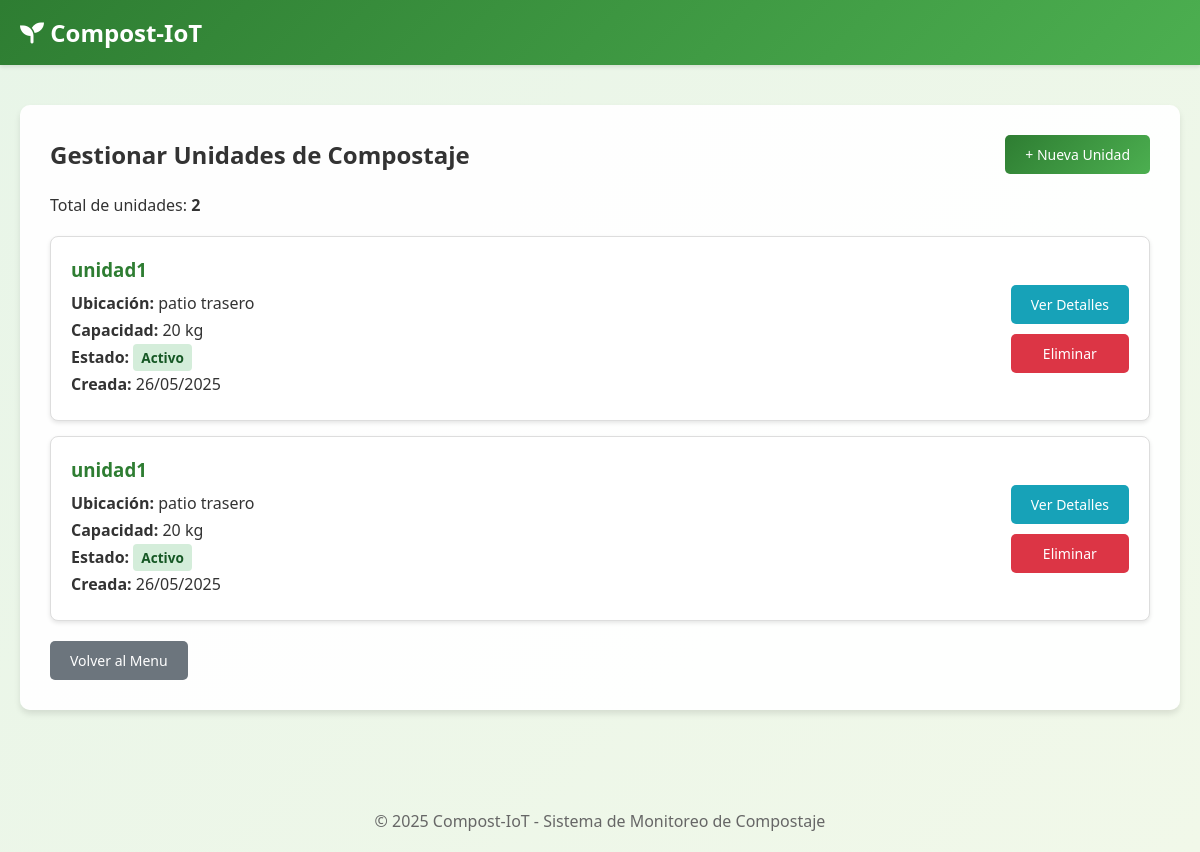
The app's page /auth/units/ (signed in) with its own data.
### authentication/models.py (models this page shows, shortened)
class CompostUnit(models.Model):
    UNIT_TYPES = [
        ('domestic', 'Doméstico'),
        ('community', 'Comunitario'),
        ('commercial', 'Comercial'),
        ('industrial', 'Industrial'),
        ('educational', 'Educativo'),
    ]
    STATUS_CHOICES = [
        ('active', 'Activo'),
        ('inactive', 'Inactivo'),
        ('maintenance', 'Mantenimiento'),
        ('full', 'Lleno'),
    ]
    id = models.UUIDField(
        primary_key=True,
        default=uuid.uuid4,
        editable=False
    )
    owner = models.ForeignKey(
        User,
        on_delete=models.CASCADE,
        related_name='compost_units',
        verbose_name='Propietario'
    )
    name = models.CharField(
        max_length=100,
        verbose_name='Nombre'
    )
    description = models.TextField(
        blank=True,
        verbose_name='Descripción'
    )
    location = models.CharField(
        max_length=200,
        verbose_name='Ubicación'
    )
    latitude = models.DecimalField(
        max_digits=9,
        decimal_places=6,
        blank=True,
        null=True,
        verbose_name='Latitud'
    )
    longitude = models.DecimalField(
        max_digits=9,
        decimal_places=6,
        blank=True,
        null=True,
        verbose_name='Longitud'
    )
    capacity = models.PositiveIntegerField(
        validators=[MinValueValidator(1)],
        verbose_name='Capacidad (kg)'
    )
    current_load = models.PositiveIntegerField(
        default=0,
        verbose_name='Carga actual (kg)'
    )
    unit_type = models.CharField(
        max_length=20,
        choices=UNIT_TYPES,
        verbose_name='Tipo de unidad'
    )
    status = models.CharField(
        max_length=20,
        choices=STATUS_CHOICES,
        default='active',
        verbose_name='Estado'
    )
    created_at = models.DateTimeField(
        auto_now_add=True,
        verbose_name='Fecha de creación'
    )
    updated_at = models.DateTimeField(
        auto_now=True,
        verbose_name='Última actualización'
    )
    is_public = models.BooleanField(
        default=False,
        verbose_name='Visible públicamente'
    )
    temperature = models.DecimalField(
        max_digits=5,
        decimal_places=2,
        blank=True,
        null=True,
        verbose_name='Temperatura (°C)'
    )
    ph_level = models.DecimalField(
        max_digits=4,
        decimal_places=2,
        blank=True,
        null=True,
        validators=[MinValueValidator(0), MaxValueValidator(14)],
        verbose_name='Nivel de pH'
    )
    moisture_level = models.PositiveIntegerField(
        blank=True,
        null=True,
        validators=[MinValueValidator(0), MaxValueValidator(100)],
        verbose_name='Nivel de humedad (%)'
    )
    def get_latest_reading(self):
        return self.readings.order_by('-timestamp').first()
    class Meta:
        verbose_name = 'Unidad de Compostaje'
        verbose_name_plural = 'Unidades de Compostaje'
        ordering = ['-created_at']

### authentication/views.py (the view)
# urls.py: path('units/', views.manage_units, name='manage_units'),
@login_required
def manage_units(request):
    units_list = CompostUnit.objects.filter(owner=request.user).order_by('-created_at')
    paginator = Paginator(units_list, 10)
    page_obj = paginator.get_page(request.GET.get('page'))
    return render(request, 'authentication/manage_units.html', {
        'page_obj': page_obj,
        'total_units': units_list.count(),
    })

### authentication/templates/authentication/manage_units.html (shortened to what this page needs)
{% extends 'base.html' %}
{% block content %}
<div class="dashboard-container">
    <div class="header-actions">
        <h2>Gestionar Unidades de Compostaje</h2>
        <a href="{% url 'create_unit' %}" class="btn btn-primary">+ Nueva Unidad</a>
    </div>
    <p>Total de unidades: <strong>{{ total_units }}</strong></p>
    {% if page_obj %}
    <div class="units-table">
        {% for unit in page_obj %}
        <div class="unit-row">
            <div class="unit-info">
                <h3>{{ unit.name }}</h3>
                <p><strong>Ubicación:</strong> {{ unit.location }}</p>
                <p><strong>Capacidad:</strong> {{ unit.capacity }} kg</p>
                <p><strong>Estado:</strong>
                    <span class="status status-{{ unit.status }}">{{ unit.get_status_display }}</span>
                </p>
                <p><strong>Creada:</strong> {{ unit.created_at|date:"d/m/Y" }}</p>
            </div>
            <div class="unit-actions">
                <a href="{% url 'unit_detail' unit.id %}" class="btn btn-info">Ver Detalles</a>
                <a href="{% url 'delete_unit' unit.id %}" class="btn btn-danger btn-sm">Eliminar</a>
            </div>
        </div>
        {% empty %}
        <div class="no-units">
            <p>No tienes unidades de compostaje aún.</p>
            <a href="{% url 'create_unit' %}" class="btn btn-primary">Crear Primera Unidad</a>
            <a href="{% url 'create_demo_data' %}" class="btn btn-secondary">Crear Datos de Demostración</a>
        </div>
        {% endfor %}
    </div>
    {% endif %}
    <div class="back-actions">
        <a href="{% url 'dashboard' %}" class="btn btn-secondary">Volver al Menu</a>
    </div>
</div>
{% endblock %}

### authentication/templates/base.html (shortened to what this page needs)
<!DOCTYPE html>
<html lang="es">
<head>
    <link href="https://cdnjs.cloudflare.com/ajax/libs/font-awesome/6.0.0/css/all.min.css" rel="stylesheet">
</head>
<body>
    <nav class="navbar">
        <div class="navbar-content">
            <a href="{% url 'dashboard' %}" class="navbar-brand">
                <i class="fas fa-seedling"></i> Compost-IoT
            </a>
        </div>
    </nav>
    <div class="container">
        {% block content %}
        {% endblock %}
    </div>
    <footer style="text-align: center; padding: 20px; color: #666; margin-top: 40px;">
        <p>&copy; 2025 Compost-IoT - Sistema de Monitoreo de Compostaje</p>
    </footer>
</body>
</html>

### authentication/templates/authentication/manage_units.html (style rules this page uses)
.header-actions { display: flex; justify-content: space-between; align-items: center; margin-bottom: 20px; }
.units-table { margin: 20px 0; }
.unit-row { display: flex; justify-content: space-between; align-items: center; background: white; border: 1px solid #ddd; border-radius: 8px; padding: 20px; margin-bottom: 15px; box-shadow: 0 2px 4px rgba(0,0,0,0.1); }
.unit-info h3 { margin: 0 0 10px 0; color: #2e7d32; }
.unit-info p { margin: 5px 0; }
.unit-actions { display: flex; flex-direction: column; gap: 10px; }
.status { padding: 3px 8px; border-radius: 4px; font-size: 0.9em; font-weight: bold; }
.status-active { background: #d4edda; color: #155724; }
.btn-sm { padding: 5px 10px; font-size: 0.9em; }

### authentication/templates/base.html (style rules this page uses)
* { margin: 0; padding: 0; box-sizing: border-box; }
body { font-family: 'Segoe UI', Tahoma, Geneva, Verdana, sans-serif; background: linear-gradient(135deg, #e8f5e8 0%, #f1f8e9 100%); min-height: 100vh; color: #333; }
.navbar { background: linear-gradient(135deg, #2e7d32, #4caf50); color: white; padding: 1rem 0; box-shadow: 0 2px 4px rgba(0,0,0,0.1); }
.navbar-content { max-width: 1200px; margin: 0 auto; display: flex; justify-content: space-between; align-items: center; padding: 0 20px; }
.navbar-brand { font-size: 1.5rem; font-weight: bold; text-decoration: none; color: white; }
.container { max-width: 1200px; margin: 0 auto; padding: 20px; }
.dashboard-container { background: rgba(255,255,255,0.95); border-radius: 10px; padding: 30px; box-shadow: 0 4px 6px rgba(0,0,0,0.1); margin: 20px 0; }
.btn { display: inline-block; padding: 10px 20px; border: none; border-radius: 5px; text-decoration: none; cursor: pointer; transition: all 0.3s; font-size: 14px; text-align: center; }
.btn-primary { background: linear-gradient(135deg, #2e7d32, #4caf50); color: white; }
.btn-secondary { background: #6c757d; color: white; }
.btn-danger { background: #dc3545; color: white; }
.btn-info { background: #17a2b8; color: white; }
.status { padding: 4px 8px; border-radius: 4px; font-size: 0.85em; font-weight: bold; }
.status-active { background: #d4edda; color: #155724; }

### records on screen
CompostUnit: name "unidad1", location "patio trasero", capacity "20", status "Activo", created_at "26/05/2025"
CompostUnit: name "unidad1", location "patio trasero", capacity "20", status "Activo", created_at "26/05/2025"

### other values on screen
{{ total_units }} "2"
